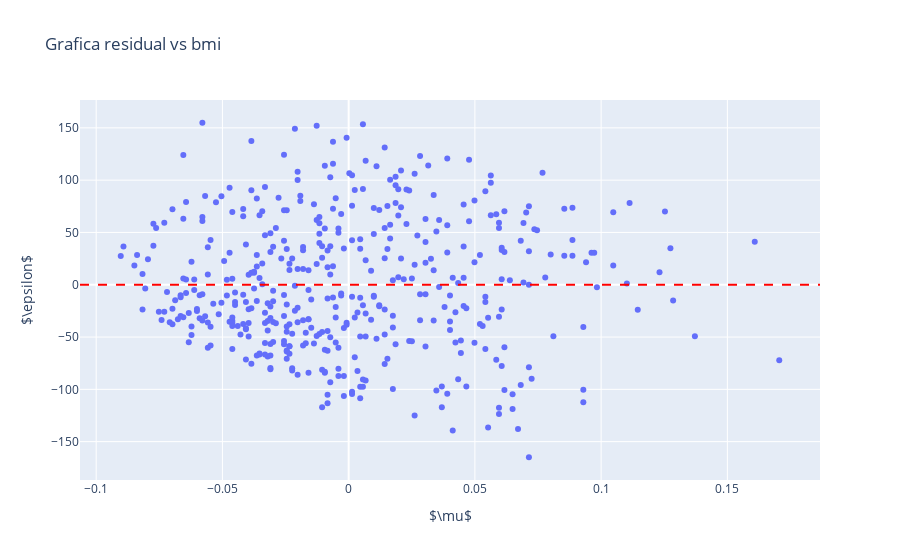

The code cell stored with this chart in its notebook:
### Markdown cell above
Los supuestos en un modelo de regresión lineal son los siguientes
* Linealidad
* Normalidad
* Homocedasticidad
    * Metodo grafico
    * Breusch-Pagan Test
    * White test
    * Score test for nonconstant error variance test
    * Goldfeld-Quandt test
    * Harrison-McCabe test
* Independencia de los errores

### Homocedasticidad

Se entiende que un modelo tiene varianza constante cuando cumple el criterio de homocedasticidad y de lo contario se dice que es el modelo cumple con heterocedasticidad.


####  Homocedasticidad de forma grafica

Para determinar esta propiedad de forma grafica se grafica las siguientes 2 opciones: $\hat{y}$ vs $\epsilon$ o $\hat{y}$ vs $\sqrt{\left|\epsilon\right|}$ . En la siguiente figura se muestran los diferentes patrones que se pueden encontrar en el gráfico para que se cumpla el supuesto de homocedasticidad de los errores se necesita que los puntos se ubiquen como una nube de puntos sin ningún patrón claro.

![patrones Homocedasticidad](../images/cap_3_patrones_ei_versus_mui_regresion_lineal.png)

Ejemplo utilizando Python.

### Code cell
fig = px.scatter(x=df.bmi, y=model.resid, 
                 labels={
                     "x": "$\mu$",
                     "y": "$\epsilon$"},
                title="Grafica residual vs bmi")
fig.add_hline(y=0.0, line_dash="dash", line_color="red")
fig.show()

### Figure 1 — Plotly figure (JSON) as saved in the notebook; plotly's stock layout.template omitted (floating-point values rounded to 4 significant figures; data arrays with more than 128 entries replaced by an {"elided": "..."} marker saying what was removed)
{"data": [{"hovertemplate": "$\\mu$=%{x}<br>$\\epsilon$=%{y}<extra></extra>", "legendgroup": "", "marker": {"color": "#636efa", "symbol": "circle"}, "mode": "markers", "name": "", "orientation": "v", "showlegend": false, "type": "scatter", "x": {"elided": "442 float values"}, "xaxis": "x", "y": {"elided": "442 float values"}, "yaxis": "y"}], "layout": {"autosize": true, "legend": {"tracegroupgap": 0}, "shapes": [{"line": {"color": "red", "dash": "dash"}, "type": "line", "x0": 0, "x1": 1, "xref": "x domain", "y0": 0, "y1": 0, "yref": "y"}], "title": {"text": "Grafica residual vs bmi"}, "xaxis": {"anchor": "y", "autorange": true, "domain": [0, 1], "range": [-0.1057, 0.186], "title": {"text": "$\\mu$"}, "type": "linear"}, "yaxis": {"anchor": "x", "autorange": true, "domain": [0, 1], "range": [-188.3, 178.3], "title": {"text": "$\\epsilon$"}, "type": "linear"}}}
